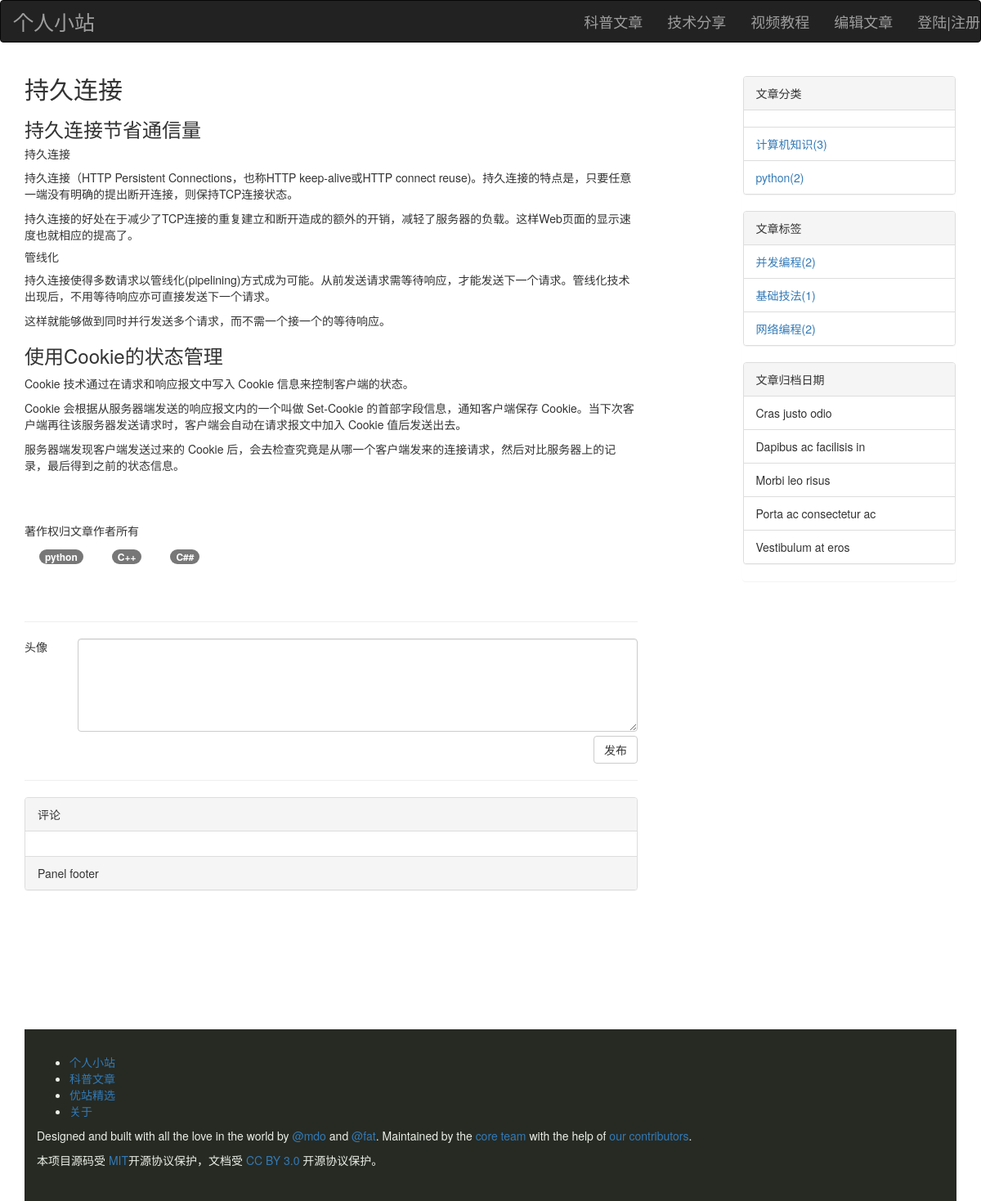
Page /blog/articles/?id=29 on the committed database.
### blog/models.py (models this page shows, shortened)
class Article(models.Model):
    title = models.CharField(max_length = 32 )
    user = models.ForeignKey(to="UserInfo",on_delete=models.CASCADE)
    description = models.CharField(max_length=512,null=True,blank=True)
    create_time = models.DateTimeField(default = timezone.now)
    comment_count = models.IntegerField(default=0,verbose_name="评论数")
    up_count = models.IntegerField(default=0,verbose_name="点赞数")
    category = models.ForeignKey(to = "Category",on_delete=models.CASCADE,verbose_name="所属类别")
    tags = models.ManyToManyField(to = "Tag",
                                  through="Article2Tag",
                                  through_fields=("article","tag"))
    class Meta:
        verbose_name = "文章"
        verbose_name_plural = verbose_name

class ArticleDetail(models.Model):
    content_md = models.TextField(blank=True)
    content_html = models.TextField(blank=True)
    article =models.OneToOneField(to="Article",on_delete=models.CASCADE,related_name='detail')
    class Meta:
        verbose_name = "文章详情"
        verbose_name_plural = verbose_name

class Category(models.Model):
    title = models.CharField(max_length=32,verbose_name="类别")
    blog = models.ForeignKey(to="Blog",on_delete=models.CASCADE)
    class Meta:
        verbose_name = "文章类别"
        verbose_name_plural = verbose_name

class Tag(models.Model):
    title = models.CharField(max_length=32,verbose_name="标签")
    blog = models.ForeignKey(to="Blog",on_delete=models.CASCADE)
    class Meta:
        verbose_name = "文章标签"
        verbose_name_plural = verbose_name

### blog/views/article.py (the view, shortened to what this page needs)
# urls.py: path('articles/', article.ArticlesView.as_view()),
class ArticlesView(View):
    def get(self,request):
        user_id = request.user.id
        if user_id:
            id_list =UserInfo.objects.get(id=user_id).articleup_set.values_list("article_id")
            id_list = [i for j in id_list for i in j]
        else:
            id_list =[]
        if request.GET.get('id'):
            id = request.GET.get('id')
            id = int(id)
            art_obj = Article.objects.filter(id=id).first()
            art_detail = art_obj.detail
            comments = art_obj.comment_set.all()
            return render(request,"blog/article.html",locals())

### blog/templatetags/poll_extras.py (called while the page is built, shortened)
def avatar_cut(value):
    value =str(value)
    return value.replace('blog',"")

@register.inclusion_tag('right_menu.html')
def right_menu(params =None):
    tag_list = Tag.objects.all().annotate(count=Count("article")).values('title', 'count', 'id')
    category_list = Category.objects.all().annotate(count=Count("article")).values('title', 'count', 'id')
    if params == None:
        return {'tag_list': tag_list, 'category_list': category_list}

### blog/utils/premission.py (called while the page is built)
    def process_request(self,request):
        if request.path == "/blog/edit/":
            if not request.user.username:
                return redirect(to='/blog/index')

### blog/templates/blog/article.html (shortened to what this page needs)
{% extends './layout.html' %}
{% block container %}
{% load poll_extras %}
<div class="row">
    <div class="col-md-8 ">
        <div class="art_header">
            <h2>{{art_obj.title}}</h2>
        </div>
        <div class="art_body">
            {{art_detail.content_html|safe}}
        </div>
        <div class="art_footer">
            <div class="copy_text">著作权归文章作者所有</div>
            <ul class="nav nav-pills" role="tablist">
                <li role="presentation"><a href="#"><span class="badge">python</span></a></li>
                <li role="presentation"><a href="#"><span class="badge">C++</span></a></li>
                <li role="presentation"><a href="#"><span class="badge">C##</span></a></li>
            </ul>
        </div>
        <div class="art_comment">
            <hr>
            <div class="push_comment row">
                <div class="col-md-1">头像</div>
                <div class="col-md-11">
                    <textarea name="" id="comment" class="form-control" rows="5"></textarea>
                    <a id="comment_push" class="btn btn-default pull-right" role="button" style="margin-top: 5px">发布</a>
                </div>
            </div>
            <hr>
        </div>
        <div class="comments">
            <div class="panel panel-default">
                <div class="panel-heading">评论</div>
                <div class="panel-body" id="comment_body">
                </div>
                <div class="panel-footer">Panel footer</div>
            </div>
        </div>
    </div>
    <div class="col-md-1"></div>
    <div class="col-md-3" style="margin-top: 20px">
        <div class="panel ">
          {% right_menu %}
    </div>
</div>
{% endblock %}

### blog/templates/right_menu.html
<div class="panel panel-default">
    <div class="panel-heading">文章分类</div>
    <ul class="list-group">
        <li class="list-group-item"><a href="?{{category_all.link}}">{{category_all.title}}</a></li>
        {% for item in category_list %}
         {% if item.count %}
        <li class="list-group-item"><a href="?{{item.link}}">{{item.title}}({{item.count}})</a></li>
        {% endif %}
        {% endfor %}
    </ul>
</div>
<div class="panel panel-default">
    <div class="panel-heading">文章标签</div>
    <ul class="list-group">
        {% for item in tag_list %}
        {% if item.count %}
        <li class="list-group-item"><a href="?{{item.link}}">{{item.title}}({{item.count}})</a></li>
        {% endif %}
        {% endfor %}
    </ul>
</div>
<div class="panel panel-default">
    <div class="panel-heading">文章归档日期</div>
    <ul class="list-group">
        <li class="list-group-item">Cras justo odio</li>
        <li class="list-group-item">Dapibus ac facilisis in</li>
        <li class="list-group-item">Morbi leo risus</li>
        <li class="list-group-item">Porta ac consectetur ac</li>
        <li class="list-group-item">Vestibulum at eros</li>
    </ul>
</div>

### blog/templates/blog/article.html (style rules this page uses)
.art_footer { margin-top: 60px; margin-bottom: 60px; }

### rows in the picture
Article: title "持久连接"
ArticleDetail: content_html "持久连接节省通信量 持久连接 持久连接（HTTP Persistent Connections，也称HTTP keep-alive或HTTP connect reuse)。持久连接的特点是，只要任意一端没有明确的提出断开连接，则保持TCP连接状态。 持久连接的好处在于减少了TCP连接的重复建立和断开造成的额外的开销，减轻了服务器的负载。这样Web页面的显示速度也就相应的提高了。 管线化 持久连接使得多数请求以管线化(pipelining)方式成为可能。从前发送请求需等待响应，才能发送下一个请求。管线化技术出现后，不用等待响应亦可直接发送下一个请求。 这样就能够做到同时并行发送多个请求，而不需一个接一个的等待响应。 使用Cookie的状态管理 Cookie 技术通过在请求和响应报文中写入 Cookie 信息来控制客户端的状态。 Cookie 会根据从服务器端发送的响应报文内的一个叫做 Set-Cookie 的首部字段信息，通知客户端保存 Cookie。当下次客户端再往该服务器发送请求时，客户端会自动在请求报文中加入 Cookie 值后发送出去。 服务器端发现客户端发送过来的 Cookie 后，会去检查究竟是从哪一个客户端发来的连接请求，然后对比服务器上的记录，最后得到之前的状态信息。"
Category: title "计算机知识", count "3"
Category: title "python", count "2"
Tag: title "并发编程", count "2"
Tag: title "基础技法", count "1"
Tag: title "网络编程", count "2"
